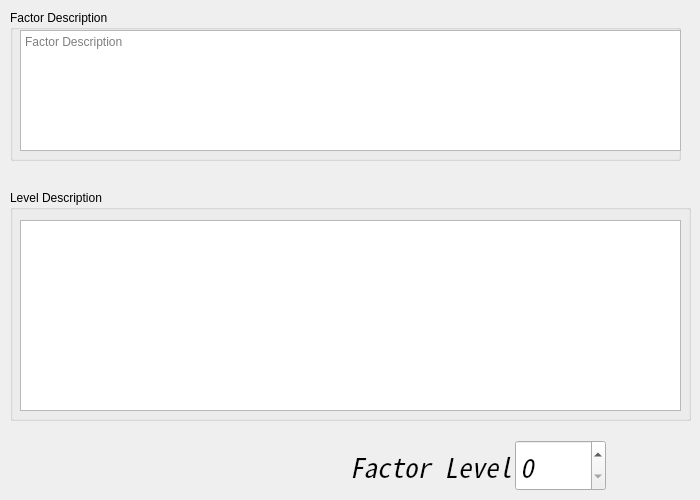
           <widget class="QWidget" name="tab_15">
            <attribute name="title">
             <string>Psychological and Social Environnement</string>
            </attribute>
            <widget class="QGroupBox" name="groupBox_23">
             <property name="geometry">
              <rect>
               <x>10</x>
               <y>10</y>
               <width>671</width>
               <height>151</height>
              </rect>
             </property>
             <property name="title">
              <string>Factor Description</string>
             </property>
             <widget class="QTextEdit" name="f4s2TextDescription">
              <property name="geometry">
               <rect>
                <x>10</x>
                <y>20</y>
                <width>661</width>
                <height>121</height>
               </rect>
              </property>
              <property name="frameShadow">
               <enum>QFrame::Sunken</enum>
              </property>
              <property name="autoFormatting">
               <set>QTextEdit::AutoAll</set>
              </property>
              <property name="documentTitle">
               <string/>
              </property>
              <property name="readOnly">
               <bool>true</bool>
              </property>
              <property name="placeholderText">
               <string>Factor Description</string>
              </property>
             </widget>
            </widget>
            <widget class="QSpinBox" name="spinBox_10">
             <property name="geometry">
              <rect>
               <x>515</x>
               <y>440</y>
               <width>91</width>
               <height>51</height>
              </rect>
             </property>
             <property name="font">
              <font>
               <family>Noto Sans Mono CJK KR</family>
               <pointsize>20</pointsize>
               <weight>50</weight>
               <italic>true</italic>
               <bold>false</bold>
              </font>
             </property>
            </widget>
            <widget class="QLabel" name="label_14">
             <property name="geometry">
              <rect>
               <x>350</x>
               <y>450</y>
               <width>161</width>
               <height>31</height>
              </rect>
             </property>
             <property name="font">
              <font>
               <family>Noto Sans Mono CJK KR</family>
               <pointsize>20</pointsize>
               <weight>50</weight>
               <italic>true</italic>
               <bold>false</bold>
              </font>
             </property>
             <property name="text">
              <string>Factor Level</string>
             </property>
            </widget>
            <widget class="QGroupBox" name="groupBox_24">
             <property name="geometry">
              <rect>
               <x>10</x>
               <y>190</y>
               <width>681</width>
               <height>231</height>
              </rect>
             </property>
             <property name="title">
              <string>Level Description</string>
             </property>
             <widget class="QTextEdit" name="textEdit_2">
              <property name="geometry">
               <rect>
                <x>10</x>
                <y>30</y>
                <width>661</width>
                <height>191</height>
               </rect>
              </property>
              <property name="documentTitle">
               <string>texte</string>
              </property>
             </widget>
            </widget>
           </widget>
